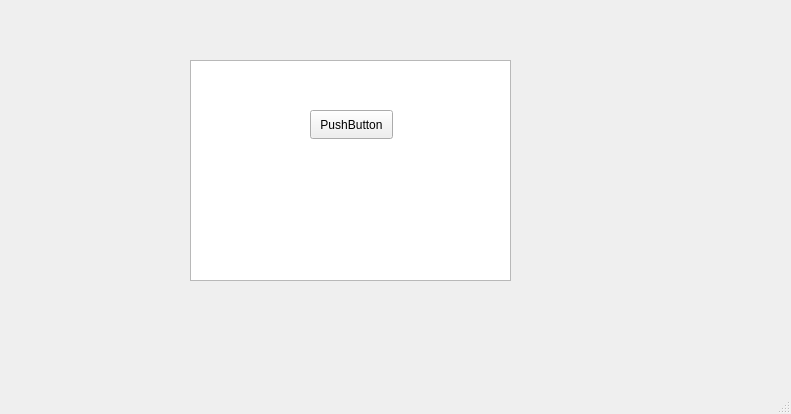
<?xml version="1.0" encoding="UTF-8"?>
<ui version="4.0">
 <class>MainWindow</class>
 <widget class="QMainWindow" name="MainWindow">
  <property name="geometry">
   <rect>
    <x>0</x>
    <y>0</y>
    <width>791</width>
    <height>414</height>
   </rect>
  </property>
  <property name="windowTitle">
   <string>MainWindow</string>
  </property>
  <widget class="QWidget" name="centralwidget">
   <widget class="QColumnView" name="columnView">
    <property name="geometry">
     <rect>
      <x>190</x>
      <y>60</y>
      <width>321</width>
      <height>221</height>
     </rect>
    </property>
    <property name="minimumSize">
     <size>
      <width>3</width>
      <height>3</height>
     </size>
    </property>
   </widget>
   <widget class="QPushButton" name="pushButton">
    <property name="geometry">
     <rect>
      <x>310</x>
      <y>110</y>
      <width>83</width>
      <height>29</height>
     </rect>
    </property>
    <property name="text">
     <string>PushButton</string>
    </property>
   </widget>
  </widget>
  <widget class="QMenuBar" name="menubar">
   <property name="geometry">
    <rect>
     <x>0</x>
     <y>0</y>
     <width>791</width>
     <height>25</height>
    </rect>
   </property>
  </widget>
  <widget class="QStatusBar" name="statusbar"/>
 </widget>
 <resources/>
 <connections/>
</ui>
